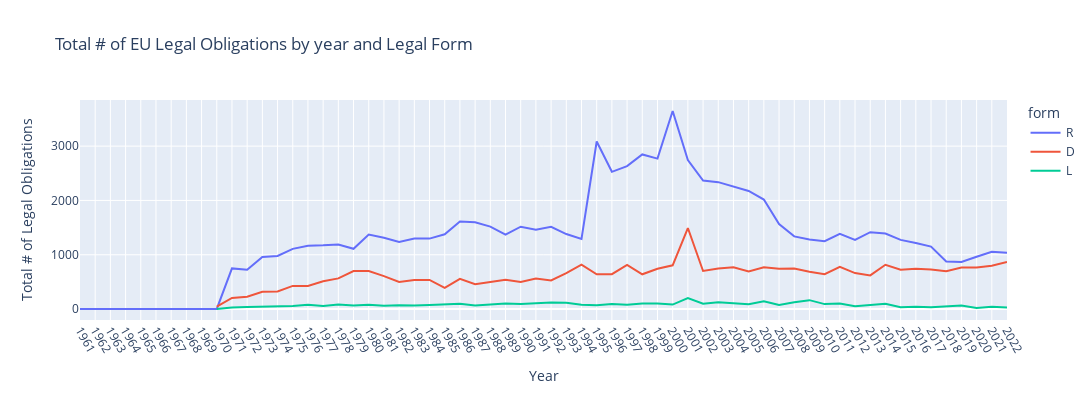

The notebook cell this image was saved under:
### Markdown cell above
plot the graph...

### Code cell
plot_line_graph(avg_reg_count_by_year, xcol=time_column, ycol=metric_col, w=1200, h=400, labels={
                     "year": "Year",
                     "date" : "Day",
                     "avg_reg_count" : "Mean # of Legal Obligations",
                     "total_reg_count" : "Total # of Legal Obligations"
                 }, title="# of EU Legal Obligations by {} and Legal Form".format(time_column), color="form", filepath="generated-files/{}_legal_obligations_by_{}_and_form.png".format(strictness_metric, time_column))

### Figure 1 — Plotly figure (JSON) as saved in the notebook; plotly's stock layout.template omitted (floating-point values rounded to 4 significant figures)
{"data": [{"hovertemplate": "form=R<br>Year=%{x}<br>Total # of Legal Obligations=%{y}<extra></extra>", "legendgroup": "R", "line": {"color": "#636efa", "dash": "solid"}, "marker": {"symbol": "circle"}, "mode": "lines", "name": "R", "orientation": "v", "showlegend": true, "type": "scatter", "x": [1961, 1970, 1971, 1972, 1973, 1974, 1975, 1976, 1977, 1978, 1979, 1980, 1981, 1982, 1983, 1984, 1985, 1986, 1987, 1988, 1989, 1990, 1991, 1992, 1993, 1994, 1995, 1996, 1997, 1998, 1999, 2000, 2001, 2002, 2003, 2004, 2005, 2006, 2007, 2008, 2009, 2010, 2011, 2012, 2013, 2014, 2015, 2016, 2017, 2018, 2019, 2020, 2021, 2022], "xaxis": "x", "y": [1, 2, 749, 724, 959, 977, 1108, 1165, 1173, 1188, 1109, 1373, 1314, 1235, 1298, 1297, 1376, 1611, 1597, 1518, 1370, 1516, 1459, 1514, 1381, 1291, 3085, 2527, 2633, 2847, 2770, 3647, 2742, 2367, 2337, 2257, 2174, 2017, 1566, 1338, 1281, 1251, 1384, 1274, 1416, 1391, 1274, 1216, 1150, 876, 866, 962, 1054, 1038], "yaxis": "y"}, {"hovertemplate": "form=D<br>Year=%{x}<br>Total # of Legal Obligations=%{y}<extra></extra>", "legendgroup": "D", "line": {"color": "#EF553B", "dash": "solid"}, "marker": {"symbol": "circle"}, "mode": "lines", "name": "D", "orientation": "v", "showlegend": true, "type": "scatter", "x": [1970, 1971, 1972, 1973, 1974, 1975, 1976, 1977, 1978, 1979, 1980, 1981, 1982, 1983, 1984, 1985, 1986, 1987, 1988, 1989, 1990, 1991, 1992, 1993, 1994, 1995, 1996, 1997, 1998, 1999, 2000, 2001, 2002, 2003, 2004, 2005, 2006, 2007, 2008, 2009, 2010, 2011, 2012, 2013, 2014, 2015, 2016, 2017, 2018, 2019, 2020, 2021, 2022], "xaxis": "x", "y": [44, 204, 226, 320, 324, 426, 425, 513, 565, 701, 699, 607, 499, 536, 537, 389, 556, 456, 499, 541, 498, 562, 527, 661, 818, 640, 642, 813, 640, 743, 806, 1492, 701, 746, 769, 692, 771, 742, 746, 687, 643, 776, 662, 620, 815, 725, 741, 729, 697, 765, 766, 799, 867], "yaxis": "y"}, {"hovertemplate": "form=L<br>Year=%{x}<br>Total # of Legal Obligations=%{y}<extra></extra>", "legendgroup": "L", "line": {"color": "#00cc96", "dash": "solid"}, "marker": {"symbol": "circle"}, "mode": "lines", "name": "L", "orientation": "v", "showlegend": true, "type": "scatter", "x": [1970, 1971, 1972, 1973, 1974, 1975, 1976, 1977, 1978, 1979, 1980, 1981, 1982, 1983, 1984, 1985, 1986, 1987, 1988, 1989, 1990, 1991, 1992, 1993, 1994, 1995, 1996, 1997, 1998, 1999, 2000, 2001, 2002, 2003, 2004, 2005, 2006, 2007, 2008, 2009, 2010, 2011, 2012, 2013, 2014, 2015, 2016, 2017, 2018, 2019, 2020, 2021, 2022], "xaxis": "x", "y": [1, 28, 38, 44, 57, 58, 77, 57, 85, 65, 80, 61, 68, 64, 76, 82, 98, 64, 89, 102, 95, 103, 122, 115, 78, 72, 95, 81, 101, 102, 83, 203, 98, 126, 112, 90, 142, 76, 124, 164, 91, 100, 53, 78, 97, 33, 41, 32, 54, 64, 21, 41, 29], "yaxis": "y"}], "layout": {"height": 400, "legend": {"title": {"text": "form"}, "tracegroupgap": 0}, "title": {"text": "Total # of EU Legal Obligations by year and Legal Form"}, "width": 1200, "xaxis": {"anchor": "y", "autorange": true, "domain": [0, 1], "range": [1961, 2022], "tickangle": 60, "tickmode": "linear", "title": {"text": "Year"}, "type": "linear"}, "yaxis": {"anchor": "x", "autorange": true, "domain": [0, 1], "range": [-201.6, 3850.0], "title": {"text": "Total # of Legal Obligations"}, "type": "linear"}}}
